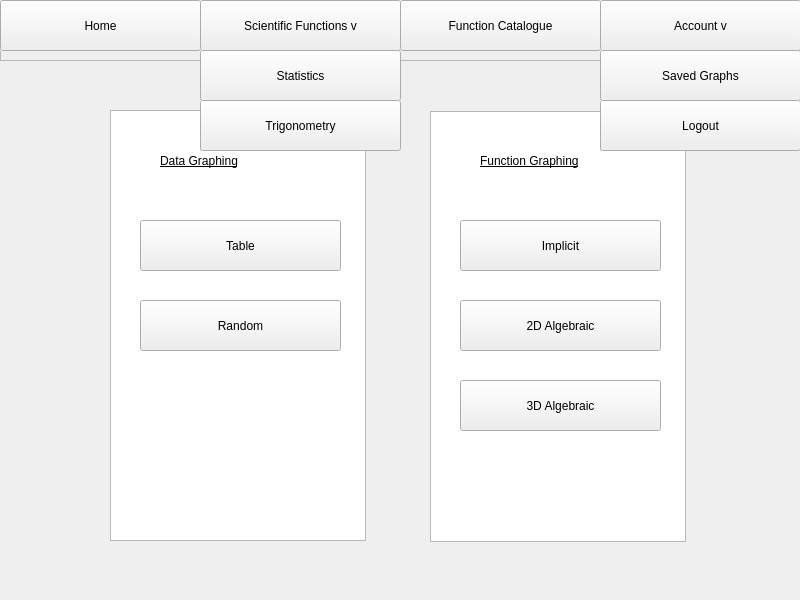
<?xml version="1.0" encoding="UTF-8"?>
<ui version="4.0">
 <class>mainPage</class>
 <widget class="QMainWindow" name="mainPage">
  <property name="geometry">
   <rect>
    <x>0</x>
    <y>0</y>
    <width>800</width>
    <height>600</height>
   </rect>
  </property>
  <property name="minimumSize">
   <size>
    <width>800</width>
    <height>600</height>
   </size>
  </property>
  <property name="maximumSize">
   <size>
    <width>800</width>
    <height>600</height>
   </size>
  </property>
  <property name="windowTitle">
   <string>MainWindow</string>
  </property>
  <widget class="QWidget" name="centralwidget">
   <widget class="QGraphicsView" name="gVMainData">
    <property name="geometry">
     <rect>
      <x>110</x>
      <y>110</y>
      <width>256</width>
      <height>431</height>
     </rect>
    </property>
   </widget>
   <widget class="QGraphicsView" name="gVMainFunc">
    <property name="geometry">
     <rect>
      <x>430</x>
      <y>111</y>
      <width>256</width>
      <height>431</height>
     </rect>
    </property>
   </widget>
   <widget class="QLabel" name="lblMainData">
    <property name="geometry">
     <rect>
      <x>160</x>
      <y>140</y>
      <width>151</width>
      <height>41</height>
     </rect>
    </property>
    <property name="font">
     <font>
      <underline>true</underline>
     </font>
    </property>
    <property name="text">
     <string>Data Graphing</string>
    </property>
   </widget>
   <widget class="QLabel" name="lblMainFunc">
    <property name="geometry">
     <rect>
      <x>480</x>
      <y>140</y>
      <width>161</width>
      <height>41</height>
     </rect>
    </property>
    <property name="font">
     <font>
      <pointsize>9</pointsize>
      <underline>true</underline>
     </font>
    </property>
    <property name="text">
     <string>Function Graphing</string>
    </property>
   </widget>
   <widget class="QPushButton" name="btnMainTable">
    <property name="geometry">
     <rect>
      <x>140</x>
      <y>220</y>
      <width>201</width>
      <height>51</height>
     </rect>
    </property>
    <property name="text">
     <string>Table</string>
    </property>
   </widget>
   <widget class="QPushButton" name="btnMainRandom">
    <property name="geometry">
     <rect>
      <x>140</x>
      <y>300</y>
      <width>201</width>
      <height>51</height>
     </rect>
    </property>
    <property name="text">
     <string>Random</string>
    </property>
   </widget>
   <widget class="QPushButton" name="btnMain3D">
    <property name="geometry">
     <rect>
      <x>460</x>
      <y>380</y>
      <width>201</width>
      <height>51</height>
     </rect>
    </property>
    <property name="text">
     <string>3D Algebraic</string>
    </property>
   </widget>
   <widget class="QPushButton" name="btnMainImplicit">
    <property name="geometry">
     <rect>
      <x>460</x>
      <y>220</y>
      <width>201</width>
      <height>51</height>
     </rect>
    </property>
    <property name="text">
     <string>Implicit</string>
    </property>
   </widget>
   <widget class="QPushButton" name="btnMainAlgebraic">
    <property name="geometry">
     <rect>
      <x>460</x>
      <y>300</y>
      <width>201</width>
      <height>51</height>
     </rect>
    </property>
    <property name="text">
     <string>2D Algebraic</string>
    </property>
   </widget>
   <widget class="QFrame" name="frameBar">
    <property name="geometry">
     <rect>
      <x>0</x>
      <y>-10</y>
      <width>801</width>
      <height>71</height>
     </rect>
    </property>
    <property name="frameShape">
     <enum>QFrame::StyledPanel</enum>
    </property>
    <property name="frameShadow">
     <enum>QFrame::Raised</enum>
    </property>
    <widget class="QPushButton" name="btnMainHome">
     <property name="geometry">
      <rect>
       <x>0</x>
       <y>10</y>
       <width>201</width>
       <height>51</height>
      </rect>
     </property>
     <property name="autoFillBackground">
      <bool>true</bool>
     </property>
     <property name="text">
      <string>Home</string>
     </property>
    </widget>
    <widget class="QPushButton" name="btnMainFunCat">
     <property name="geometry">
      <rect>
       <x>400</x>
       <y>10</y>
       <width>201</width>
       <height>51</height>
      </rect>
     </property>
     <property name="autoFillBackground">
      <bool>true</bool>
     </property>
     <property name="text">
      <string>Function Catalogue</string>
     </property>
    </widget>
    <widget class="QPushButton" name="btnMainLogin">
     <property name="geometry">
      <rect>
       <x>600</x>
       <y>10</y>
       <width>201</width>
       <height>51</height>
      </rect>
     </property>
     <property name="autoFillBackground">
      <bool>true</bool>
     </property>
     <property name="text">
      <string>Login</string>
     </property>
    </widget>
    <widget class="QPushButton" name="btnMainSciDrp">
     <property name="geometry">
      <rect>
       <x>200</x>
       <y>10</y>
       <width>201</width>
       <height>51</height>
      </rect>
     </property>
     <property name="autoFillBackground">
      <bool>true</bool>
     </property>
     <property name="text">
      <string>Scientific Functions v</string>
     </property>
    </widget>
    <widget class="QPushButton" name="btnMainAccDrp">
     <property name="geometry">
      <rect>
       <x>600</x>
       <y>10</y>
       <width>201</width>
       <height>51</height>
      </rect>
     </property>
     <property name="autoFillBackground">
      <bool>true</bool>
     </property>
     <property name="text">
      <string>Account v</string>
     </property>
    </widget>
    <zorder>btnMainLogin</zorder>
    <zorder>btnMainFunCat</zorder>
    <zorder>btnMainHome</zorder>
    <zorder>btnMainSciDrp</zorder>
    <zorder>btnMainAccDrp</zorder>
   </widget>
   <widget class="QFrame" name="frameSci">
    <property name="geometry">
     <rect>
      <x>200</x>
      <y>50</y>
      <width>201</width>
      <height>101</height>
     </rect>
    </property>
    <property name="frameShape">
     <enum>QFrame::StyledPanel</enum>
    </property>
    <property name="frameShadow">
     <enum>QFrame::Raised</enum>
    </property>
    <widget class="QPushButton" name="btnMainStats">
     <property name="geometry">
      <rect>
       <x>0</x>
       <y>0</y>
       <width>201</width>
       <height>51</height>
      </rect>
     </property>
     <property name="autoFillBackground">
      <bool>true</bool>
     </property>
     <property name="text">
      <string>Statistics</string>
     </property>
    </widget>
    <widget class="QPushButton" name="btnMainTrig">
     <property name="geometry">
      <rect>
       <x>0</x>
       <y>50</y>
       <width>201</width>
       <height>51</height>
      </rect>
     </property>
     <property name="autoFillBackground">
      <bool>true</bool>
     </property>
     <property name="text">
      <string>Trigonometry</string>
     </property>
    </widget>
   </widget>
   <widget class="QFrame" name="frameAcc">
    <property name="geometry">
     <rect>
      <x>600</x>
      <y>50</y>
      <width>201</width>
      <height>101</height>
     </rect>
    </property>
    <property name="frameShape">
     <enum>QFrame::StyledPanel</enum>
    </property>
    <property name="frameShadow">
     <enum>QFrame::Raised</enum>
    </property>
    <widget class="QPushButton" name="btnMainSaved">
     <property name="geometry">
      <rect>
       <x>0</x>
       <y>0</y>
       <width>201</width>
       <height>51</height>
      </rect>
     </property>
     <property name="autoFillBackground">
      <bool>true</bool>
     </property>
     <property name="text">
      <string>Saved Graphs</string>
     </property>
    </widget>
    <widget class="QPushButton" name="btnMainLogout">
     <property name="geometry">
      <rect>
       <x>0</x>
       <y>50</y>
       <width>201</width>
       <height>51</height>
      </rect>
     </property>
     <property name="autoFillBackground">
      <bool>true</bool>
     </property>
     <property name="text">
      <string>Logout</string>
     </property>
    </widget>
   </widget>
   <zorder>gVMainFunc</zorder>
   <zorder>gVMainData</zorder>
   <zorder>lblMainData</zorder>
   <zorder>lblMainFunc</zorder>
   <zorder>btnMainTable</zorder>
   <zorder>btnMainRandom</zorder>
   <zorder>btnMain3D</zorder>
   <zorder>btnMainImplicit</zorder>
   <zorder>btnMainAlgebraic</zorder>
   <zorder>frameBar</zorder>
   <zorder>frameSci</zorder>
   <zorder>frameAcc</zorder>
  </widget>
 </widget>
 <tabstops>
  <tabstop>btnMainHome</tabstop>
  <tabstop>btnMainSciDrp</tabstop>
  <tabstop>btnMainFunCat</tabstop>
  <tabstop>btnMainLogin</tabstop>
  <tabstop>btnMainAccDrp</tabstop>
  <tabstop>btnMainStats</tabstop>
  <tabstop>btnMainTrig</tabstop>
  <tabstop>btnMainSaved</tabstop>
  <tabstop>btnMainLogout</tabstop>
  <tabstop>gVMainData</tabstop>
  <tabstop>btnMainTable</tabstop>
  <tabstop>btnMainRandom</tabstop>
  <tabstop>gVMainFunc</tabstop>
  <tabstop>btnMainImplicit</tabstop>
  <tabstop>btnMainAlgebraic</tabstop>
  <tabstop>btnMain3D</tabstop>
 </tabstops>
 <resources/>
 <connections/>
</ui>
